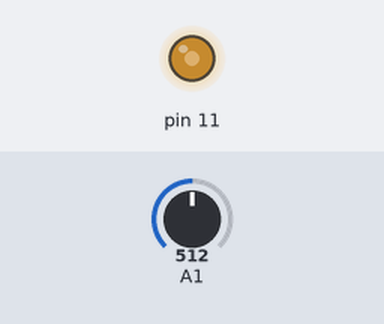
Simulated run of this sketch. Board: Arduino Uno, built with avr-gcc and run on an emulated ATmega328P. Parts: output pins drawn as LEDs (lit = HIGH). Inputs (shaded band) come from the test bench; at power-on: A1 = 512.

Above: at 1.2 s.
1.3 s: A1 set to 716
At 1.6 s:
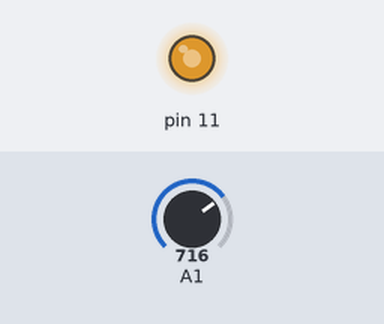
2.8 s: A1 set to 900
At 4.0 s:
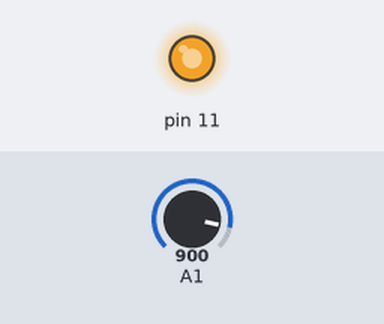
4.3 s: A1 set to 122
At 5.2 s:
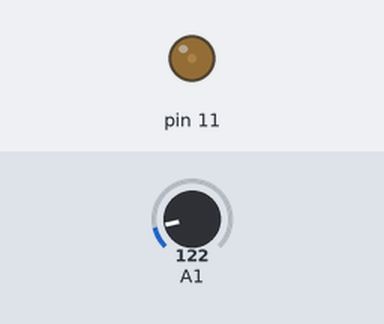
5.8 s: A1 set to 0
At 6.4 s:
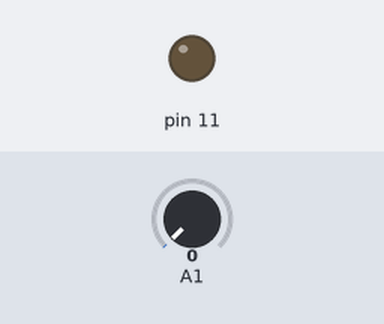
Timing chart, 0 to 8.3 s (numbered marks = the images above; inputs shaded):
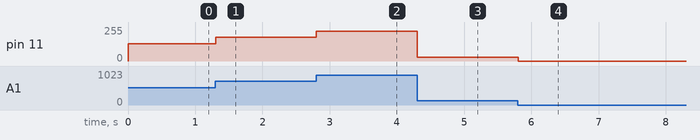

Measured:
- after the input at 1.3 s, pin 11: 128/255 → 179/255 at once
- after the input at 2.8 s, pin 11: 179/255 → 225/255 at once
- after the input at 4.3 s, pin 11: 225/255 → 30/255 at once
- after the input at 5.8 s, pin 11: 30/255 → 0/255 at once

The sketch:

lab9-photoresistor.ino
```cpp
void setup() {
  pinMode(11, OUTPUT);
}

void loop() {
  //analogRead 10-bit (1024)
  //analogWrite 8-bit (256)
  analogWrite(11, analogRead(A1)/4);
  delay (100);
}
```
